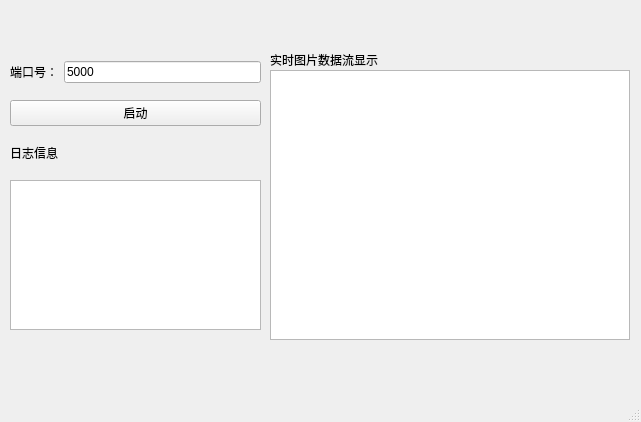
<?xml version="1.0" encoding="UTF-8"?>
<ui version="4.0">
 <class>MainWindow</class>
 <widget class="QMainWindow" name="MainWindow">
  <property name="geometry">
   <rect>
    <x>0</x>
    <y>0</y>
    <width>641</width>
    <height>422</height>
   </rect>
  </property>
  <property name="windowTitle">
   <string>MainWindow</string>
  </property>
  <widget class="QWidget" name="centralwidget">
   <widget class="QGraphicsView" name="imageView">
    <property name="geometry">
     <rect>
      <x>270</x>
      <y>70</y>
      <width>360</width>
      <height>270</height>
     </rect>
    </property>
   </widget>
   <widget class="QWidget" name="gridLayoutWidget">
    <property name="geometry">
     <rect>
      <x>10</x>
      <y>50</y>
      <width>251</width>
      <height>291</height>
     </rect>
    </property>
    <layout class="QGridLayout" name="gridLayout">
     <item row="3" column="0" colspan="2">
      <widget class="QTextEdit" name="logOutput">
       <property name="maximumSize">
        <size>
         <width>16777215</width>
         <height>150</height>
        </size>
       </property>
       <property name="readOnly">
        <bool>true</bool>
       </property>
      </widget>
     </item>
     <item row="0" column="0">
      <widget class="QLabel" name="label">
       <property name="text">
        <string>端口号：</string>
       </property>
      </widget>
     </item>
     <item row="0" column="1">
      <widget class="QLineEdit" name="portInput">
       <property name="text">
        <string>5000</string>
       </property>
      </widget>
     </item>
     <item row="1" column="0" colspan="2">
      <widget class="QPushButton" name="runBtn">
       <property name="text">
        <string>启动</string>
       </property>
      </widget>
     </item>
     <item row="2" column="0" colspan="2">
      <widget class="QLabel" name="label_2">
       <property name="maximumSize">
        <size>
         <width>16777215</width>
         <height>20</height>
        </size>
       </property>
       <property name="text">
        <string>日志信息</string>
       </property>
      </widget>
     </item>
    </layout>
   </widget>
   <widget class="QLabel" name="label_3">
    <property name="geometry">
     <rect>
      <x>270</x>
      <y>50</y>
      <width>121</width>
      <height>19</height>
     </rect>
    </property>
    <property name="maximumSize">
     <size>
      <width>16777215</width>
      <height>16777215</height>
     </size>
    </property>
    <property name="text">
     <string>实时图片数据流显示</string>
    </property>
   </widget>
  </widget>
  <widget class="QMenuBar" name="menubar">
   <property name="geometry">
    <rect>
     <x>0</x>
     <y>0</y>
     <width>641</width>
     <height>22</height>
    </rect>
   </property>
  </widget>
  <widget class="QStatusBar" name="statusbar"/>
 </widget>
 <resources/>
 <connections/>
</ui>
